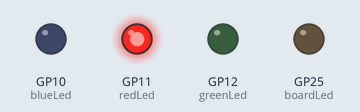
This program was run on a simulated Raspberry Pi Pico running MicroPython. Shown: output pins drawn as LEDs (lit = HIGH).

Above: at 1.5 s.
At 7.5 s:
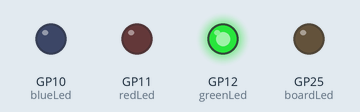
At 10.12 s:
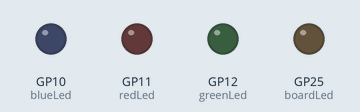
At 12.7 s:
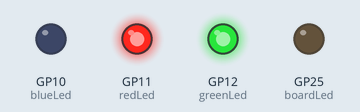
Timing chart, 0 to 18.5 s (numbered marks = the images above):
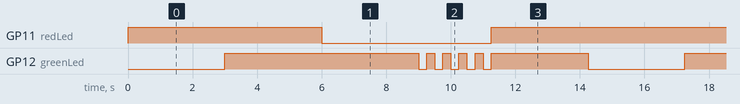

Measured:
- by itself, GP11 (redLed): repeats every 14.3 s: LOW 5.3 s, HIGH 9.0 s
- by itself, GP12 (greenLed): repeats every 14.3 s: 4 × (LOW 0.25 s, HIGH 0.25 s), LOW 0.25 s, HIGH 3.0 s, LOW 3.0 s, HIGH 6.0 s
- by itself, everything shown: repeats every 14.3 s, in 13 steps

The program:

main.py
```python
from machine import Pin, Timer
import time

boardLed = Pin(25, Pin.OUT)
blueLed = Pin(10, Pin.OUT)
redLed = Pin(11, Pin.OUT)
greenLed = Pin(12, Pin.OUT)
count = 0
i = 0
j = range(9) #only odd numbers!

def redOn():
    blueLed.value(0)
    redLed.value(1)
    greenLed.value(0)
    time.sleep(3)

def orangeOn():
    blueLed.value(0)
    redLed.value(1)
    greenLed.value(1)
    time.sleep(3)

def greenOn():
    blueLed.value(0)
    redLed.value(0)
    greenLed.value(1)
    time.sleep(3)


def greenBlink():
    for i in j:
        blueLed.value(0)
        redLed.value(0)
        greenLed.toggle()
        time.sleep(0.25)

while True:
    redOn()
    orangeOn()
    greenOn()
    greenBlink()
    orangeOn()
```
